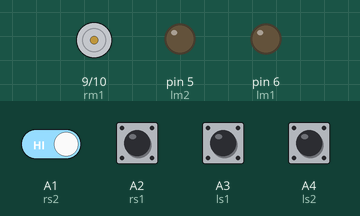
Simulated run of this sketch. Board: Arduino Uno, built with avr-gcc and run on an emulated ATmega328P. On the bench: motor-driver pin pairs drawn as motors (green arrow = first pin HIGH = forward, orange = second pin HIGH = backward, longer = more drive), output pins drawn as LEDs (lit = HIGH). The inputs (shaded band) are chosen by the test bench; at power-on: A1 (rs2), A2 (rs1), A3 (ls1), A4 (ls2) HIGH.

Above: at 1.2 s.
1.3 s: A1 (rs2) driven LOW
At 2.6 s:
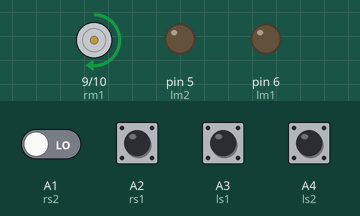
Timing chart, 0 to 4.3 s (numbered marks = the images above; inputs shaded):
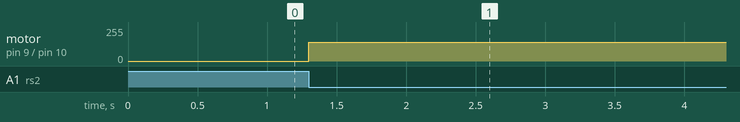

The sketch:

LineFollowerBot.ino
```cpp
#define lm1 6     // Left motor forward pin
#define lm2 5     // Left motor backward pin
#define rm1 9     // Right motor forward pin
#define rm2 10    // Right motor backward pin

#define ls2 A4    // Left sensor 2 pin (analog)
#define ls1 A3    // Left sensor 1 pin (analog)
#define rs1 A2    // Right sensor 1 pin (analog)
#define rs2 A1    // Right sensor 2 pin (analog)

int l1, l2, r1, r2; // Variables to store sensor readings

void setup() {
  // Initialize motor pins as outputs
  pinMode(lm1, OUTPUT);
  pinMode(lm2, OUTPUT);
  pinMode(rm1, OUTPUT);
  pinMode(rm2, OUTPUT);

  // Initialize sensor pins as inputs
  pinMode(ls2, INPUT);
  pinMode(ls1, INPUT);
  pinMode(rs1, INPUT);
  pinMode(rs2, INPUT);
}

void readsensors() {
  // Read sensors and invert the values
  // because line sensors typically output LOW when detecting line
  l1 = !digitalRead(ls1);
  l2 = !digitalRead(ls2);
  r1 = !digitalRead(rs1);
  r2 = !digitalRead(rs2);
}

void loop() {
  readsensors();  // Update sensor readings

  // Stop motors if no line is detected by any sensor
  if(l2 == 0 && l1 == 0 && r1 == 0 && r2 == 0) {
    analogWrite(lm1, 0);
    analogWrite(lm2, 0);
    analogWrite(rm1, 0);
    analogWrite(rm2, 0);
  }

  // If only the rightmost sensor detects the line, turn right
  if(l2 == 0 && l1 == 0 && r1 == 0 && r2 == 1) {
    analogWrite(lm1, 0);
    analogWrite(lm2, 0);
    analogWrite(rm1, 140);  // Move right motor forward to turn right
    analogWrite(rm2, 0);
  }

  // Add additional conditions and motor controls as per your requirements
  // For example:
  // if(l2 == 1 && l1 == 0 && r1 == 0 && r2 == 0) {
  //   // Move left motor forward to turn left
  // }

  // You can extend logic here for other sensor combinations to follow the line

  // Example: Move forward if middle sensors detect the line (to be added)

  // This code currently stops or turns right based on sensor input; you can fill in the rest
}
```

Measured:
- after the input at 1.3 s, motor on pin 9 (rm1) / pin 10 (rm2): stopped → forward 140/255 at once
